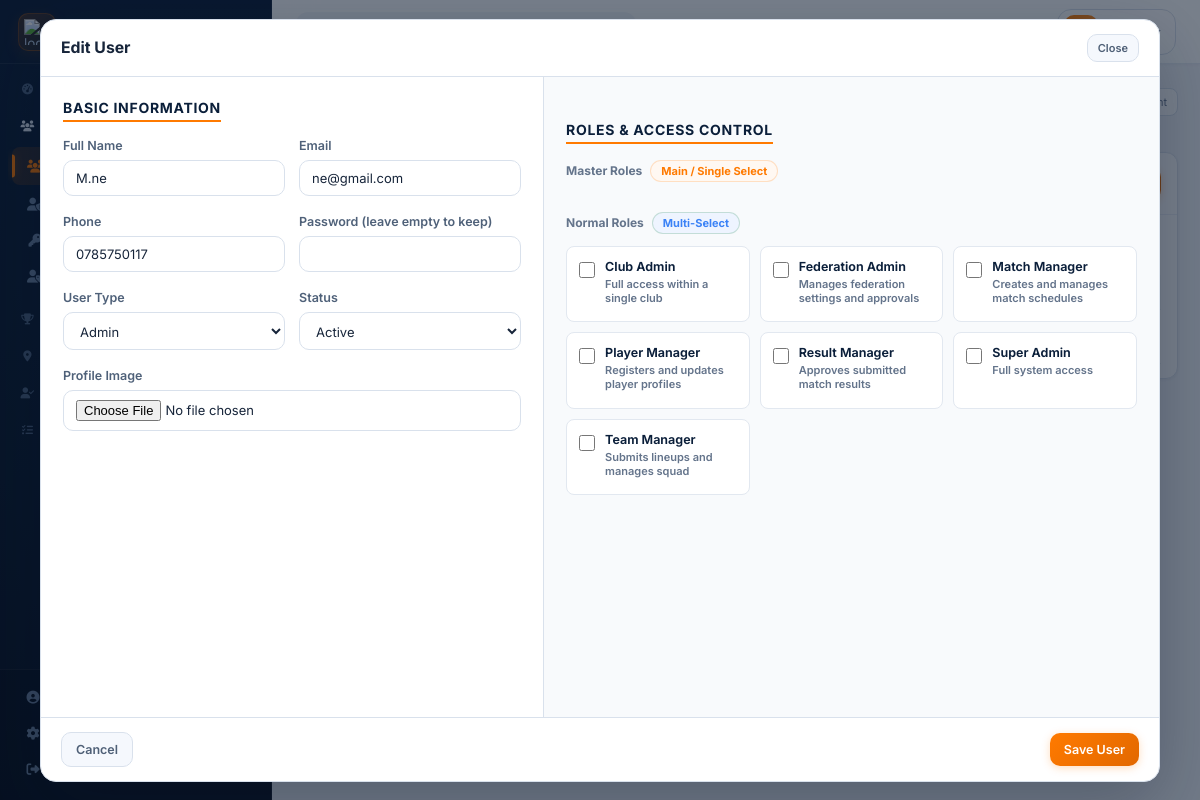
The page /federation/index.php?page=users&edit=1 (signed in) on the database its author committed.
### tables this page shows
CREATE TABLE `users` (
  `id` bigint(20) UNSIGNED NOT NULL,
  `username` varchar(60) NOT NULL,
  `email` varchar(120) NOT NULL,
  `password_hash` varchar(255) NOT NULL,
  `full_name` varchar(120) NOT NULL,
  `profile_photo` varchar(255) DEFAULT NULL,
  `phone` varchar(30) DEFAULT NULL,
  `user_type` enum('federation','club','admin') NOT NULL,
  `entity_id` bigint(20) UNSIGNED DEFAULT NULL,
  `is_active` tinyint(1) NOT NULL DEFAULT 1,
  `last_login_at` timestamp NULL DEFAULT NULL,
  `email_verified_at` timestamp NULL DEFAULT NULL,
  `created_at` timestamp NOT NULL DEFAULT current_timestamp(),
  `updated_at` timestamp NOT NULL DEFAULT current_timestamp() ON UPDATE current_timestamp()
);

CREATE TABLE `roles` (
  `id` bigint(20) UNSIGNED NOT NULL,
  `name` varchar(60) NOT NULL,
  `slug` varchar(60) NOT NULL,
  `scope` enum('federation','club','global') NOT NULL DEFAULT 'club',
  `description` text DEFAULT NULL,
  `created_at` timestamp NOT NULL DEFAULT current_timestamp(),
  `updated_at` timestamp NOT NULL DEFAULT current_timestamp() ON UPDATE current_timestamp()
);

### federation/pages/users.php (called while the page is built)
<?php
include __DIR__ . '/../../pages/users.php';

### db.php (called while the page is built, shortened)
<?php
$dbHost = '127.0.0.1';
$dbUser = 'root';
$dbPass = '';
$dbName = ' football_management';
$conn = mysqli_connect($dbHost, $dbUser, $dbPass, $dbName);
mysqli_set_charset($conn, 'utf8mb4');
function db_query($sql, $types = '', $params = [])
{
    global $conn;
    $stmt = mysqli_prepare($conn, $sql);
    if ($types !== '' && !empty($params)) {
        mysqli_stmt_bind_param($stmt, $types, ...$params);
    }
    if (!mysqli_stmt_execute($stmt)) {
        mysqli_stmt_close($stmt);
        return false;
    }
    return $stmt;
}
function db_fetch_all($sql, $types = '', $params = [])
{
    $stmt = db_query($sql, $types, $params);
    $result = mysqli_stmt_get_result($stmt);
    $rows = $result ? mysqli_fetch_all($result, MYSQLI_ASSOC) : [];
    return $rows;
}
function db_fetch_one($sql, $types = '', $params = [])
{
    $rows = db_fetch_all($sql, $types, $params);
    return $rows[0] ?? null;
}

### pages/users.php (the view, shortened to what this page needs)
<?php
$allRoles = db_fetch_all('SELECT id, name, slug, description FROM roles ORDER BY name ASC');
$masterRolesList = [];
$normalRolesList = [];
foreach ($allRoles as $role) {
    if (in_array($role['slug'], ['federation-role', 'team-role'], true)) {
        $masterRolesList[] = $role;
    } else {
        $normalRolesList[] = $role;
    }
}
$editing = null;
$editingRoleIds = [];
if (!empty($_GET['edit'])) {
    $editing = db_fetch_one('SELECT * FROM users WHERE id = ?', 'i', [(int) $_GET['edit']]);
    if ($editing) {
        $userRolesList = db_fetch_all('SELECT role_id FROM user_roles WHERE user_id = ?', 'i', [(int) $editing['id']]);
        $editingRoleIds = array_column($userRolesList, 'role_id');
    }
}
$where = '1=1';
$types = '';
$params = [];
$offset = 0;
$limitClause = paginate_clause($offset);
$users = db_fetch_all(
    "SELECT u.*, GROUP_CONCAT(r.name SEPARATOR ', ') AS role_names
     FROM users u
     LEFT JOIN user_roles ur ON ur.user_id = u.id
     LEFT JOIN roles r ON r.id = ur.role_id
     WHERE {$where}
     GROUP BY u.id
     ORDER BY u.created_at DESC {$limitClause}",
    $types,
    $params
);
$totalUsersRows = db_fetch_one("SELECT COUNT(*) total FROM users u WHERE {$where}", $types, $params);
?>
<div class="card">
    <div class="card-head">
        <h3>Users Management</h3>
        <?php if (current_user_can('users.create')): ?>
            <button type="button" class="btn btn-primary" data-open-modal="#userModal"><?= icon_svg('add'); ?> Add User</button>
        <?php endif; ?>
    </div>
    <div class="card-body">
        <div class="toolbar">
            <div class="left">
                <form method="get" action="index.php" class="inline-form">
                    <button class="btn btn-light" type="submit">Search</button>
                </form>
            </div>
        </div>
        <div class="table-wrap">
            <table class="data-table">
                <thead>
                    <tr>
                        <th>Photo</th>
                        <th>Full Name</th>
                        <th>Email</th>
                        <th>Phone</th>
                        <th>Role</th>
                        <th>Type</th>
                        <th>Status</th>
                        <th>Actions</th>
                    </tr>
                </thead>
                <tbody>
                    <?php if (empty($users)): ?>
                        <tr><td colspan="8"><div class="empty-state">No users found.</div></td></tr>
                    <?php else: ?>
                        <?php foreach ($users as $u): ?>
                            <tr>
                                <td><img src="<?= e(app_url($u['profile_photo'] ?: 'assets/images/federation-logo.svg')); ?>" class="img-xs" alt="photo"></td>
                                <td><?= e($u['full_name']); ?></td>
                                <td><?= e($u['email']); ?></td>
                                <td><?= e($u['phone'] ?: '-'); ?></td>
                                <td><?= e($u['role_names'] ?: '-'); ?></td>
                                <td><?= e(ucfirst($u['user_type'])); ?></td>
                                <td><?= status_badge((int) $u['is_active'] === 1 ? 'active' : 'suspended'); ?></td>
                                <td>
                                    <div class="action-group">
                                        <?php if (current_user_can('users.edit')): ?>
                                            <a class="btn btn-light btn-sm" href="index.php?page=users&edit=<?= (int) $u['id']; ?>">Edit</a>
                                            <form method="post">
                                                <button class="btn btn-secondary btn-sm" type="submit"><?= (int) $u['is_active'] === 1 ? 'Suspend' : 'Activate'; ?></button>
                                            </form>
                                        <?php endif; ?>
                                        <?php if (current_user_can('users.delete')): ?>
                                            <form method="post">
                                                <button class="btn btn-danger btn-sm" type="submit" data-confirm="Delete this user?">Delete</button>
                                            </form>
                                        <?php endif; ?>
                                    </div>
                                </td>
                            </tr>
                        <?php endforeach; ?>
                    <?php endif; ?>
                </tbody>
            </table>
        </div>
    </div>
</div>
<div class="modal <?= $editing ? 'active' : ''; ?>" id="userModal">
    <div class="modal-content user-modal-content">
        <div class="modal-head">
            <h3><?= $editing ? 'Edit User' : 'Add User'; ?></h3>
            <button type="button" class="btn btn-light btn-sm" data-close-modal>Close</button>
        </div>
        <form method="post" enctype="multipart/form-data">
            <div class="modal-body">
                <div class="modal-landscape-layout">
                    <div class="modal-form-main">
                        <span class="form-section-title">Basic Information</span>
                        <div class="form-grid-inner">
                            <label class="form-label-wrap">Full Name
                                <input type="text" name="full_name" required value="<?= e($editing['full_name'] ?? ''); ?>">
                            </label>
                            <label class="form-label-wrap">Email
                                <input type="email" name="email" required value="<?= e($editing['email'] ?? ''); ?>">
                            </label>
                            <label class="form-label-wrap">Phone
                                <input type="text" name="phone" value="<?= e($editing['phone'] ?? ''); ?>">
                            </label>
                            <label class="form-label-wrap">Password <?= $editing ? '(leave empty to keep)' : ''; ?>
                                <input type="password" name="password" <?= $editing ? '' : 'required'; ?>>
                            </label>
                            <label class="form-label-wrap">User Type
                                <select name="user_type">
                                    <option value="admin" <?= (($editing['user_type'] ?? '') === 'admin') ? 'selected' : ''; ?>>Admin</option>
                                </select>
                            </label>
                            <label class="form-label-wrap">Status
                                <select name="status">
                                    <option value="1" <?= ((int) ($editing['is_active'] ?? 1) === 1) ? 'selected' : ''; ?>>Active</option>
                                </select>
                            </label>
                            <label class="form-label-wrap full-width">Profile Image
                                <input type="file" name="profile_photo" accept=".jpg,.jpeg,.png,.webp">
                            </label>
                        </div>
                    </div>
                    <div class="modal-form-sidebar">
                        <div class="role-selection-section">
                            <span class="form-section-title">Roles & Access Control</span>
                            <div class="roles-group-wrap">
                                <div class="roles-sub-group master-roles-group">
                                    <h5>Master Roles <span class="badge badge-accent">Main / Single Select</span></h5>
                                </div>
                                <div class="roles-sub-group normal-roles-group">
                                    <h5>Normal Roles <span class="badge badge-info">Multi-Select</span></h5>
                                    <div class="roles-grid">
                                        <?php foreach ($normalRolesList as $role):
                                            $isChecked = in_array((int)$role['id'], $editingRoleIds, true);
                                        ?>
                                            <label class="role-card-item normal-role-card <?= $isChecked ? 'active' : ''; ?>">
                                                <input type="checkbox" name="role_ids[]" value="<?= (int)$role['id']; ?>"
                                                       data-is-master="0" class="role-checkbox"
                                                       <?= $isChecked ? 'checked' : ''; ?>
                                                       <?= !current_user_can('users.assign_role') ? 'disabled' : ''; ?>>
                                                <div class="role-card-content">
                                                    <div class="role-card-header">
                                                        <span class="role-name"><?= e($role['name']); ?></span>
                                                    </div>
                                                    <span class="role-desc"><?= e($role['description'] ?: 'Standard permissions'); ?></span>
                                                </div>
                                            </label>
                                        <?php endforeach; ?>
                                    </div>
                                </div>
                            </div>
                        </div>
                    </div>
                </div>
            </div>
            <div class="modal-foot">
                <button type="button" class="btn btn-light" data-close-modal>Cancel</button>
                <button type="submit" class="btn btn-primary">Save User</button>
            </div>
        </form>
    </div>
</div>

### rows shown on the page
users: full_name "M.ne", email "ne@gmail.com", phone "0785750117", user_type "Admin", status "Active"
roles: name "Club Admin", description "Full access within a single club"
roles: name "Federation Admin", description "Manages federation settings and approvals"
roles: name "Match Manager", description "Creates and manages match schedules"
roles: name "Player Manager", description "Registers and updates player profiles"
roles: name "Result Manager", description "Approves submitted match results"
roles: name "Super Admin", description "Full system access"
roles: name "Team Manager", description "Submits lineups and manages squad"
